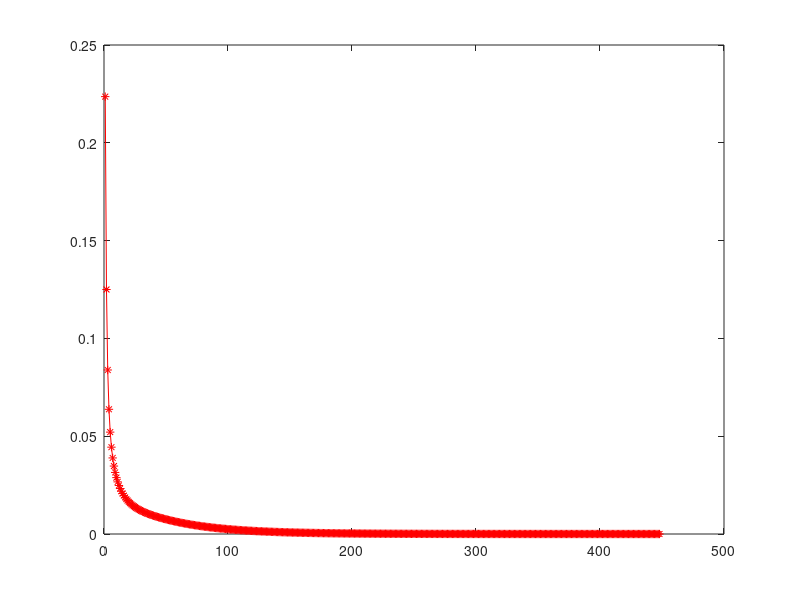

Source code (MATLAB):
%clear all;

% order of matrix nxn
n = 20; 

% Defining matrix 
mat_A = zeros(n, n);
mat_B = zeros(n ,1);
mat_X = zeros(n, 1);

R_rms = 1;
R = zeros(1, n);
w = 1; % relaxation factor
thresshold = 1e-6;
E = []; % array to store R_rms to plot

% Inputting values of matrix A
for i=1:n
    for j=1:n
        if i==1 && i==j
            mat_A(i,j) = 2;
            mat_A(i, j+1) = -1;
        
        elseif i==j && i>=2 && i<=n-1
            mat_A(i, j-1) = -1;
            mat_A(i, j) = 2;
            mat_A(i, j+1) = -1;
        
        elseif i==j && i==n
            mat_A(i, j-1) = -1;
            mat_A(i, j) = 2;
        end    
    end
end

% Inputting values in matrix B
mat_B(n,1) = 1;


while R_rms > thresshold

    R_rms = 0.0;
    
    for i = 1:n
   
        if i == 1
            R(i) = mat_B(i) - (2*mat_X(i) - mat_X(i+1));
        elseif i == n
            R(i) = mat_B(i) - (-mat_X(i-1) + 2*mat_X(i));
        else
            R(i) = mat_B(i) - (-mat_X(i-1) + 2*mat_X(i) - mat_X(i+1));
        end

        mat_X(i) = mat_X(i) + (w*R(i))/2;
        R_rms = R_rms + R(i)^2;
        
    end
    
    R_rms = sqrt(R_rms/n);
    E = [E, R_rms];

    plot(E, '-r*');
    drawnow;
end